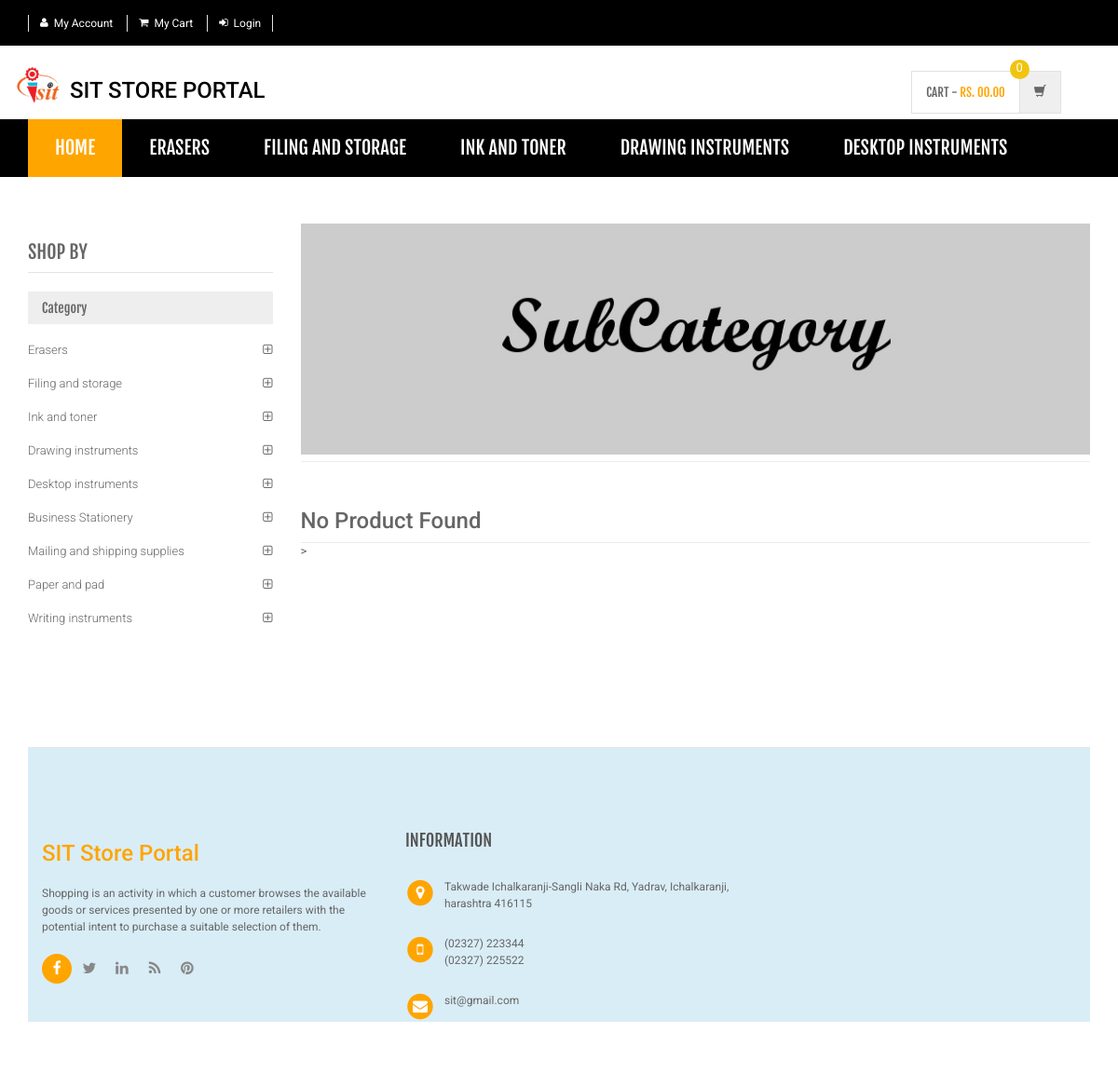
Page /sub-category.php on the committed database.
### tables this page shows
CREATE TABLE `category` (
  `id` int(11) NOT NULL,
  `categoryName` varchar(255) DEFAULT NULL,
  `categoryDescription` longtext DEFAULT NULL,
  `creationDate` timestamp NOT NULL DEFAULT current_timestamp(),
  `updationDate` varchar(255) DEFAULT NULL
);

### sub-category.php (the view, shortened to what this page needs)
<?php
include('includes/config.php');
$cid=intval($_GET['scid']);
?>
<!DOCTYPE html>
<html lang="en">
	<head>
	    <link rel="stylesheet" href="assets/css/bootstrap.min.css">
	    <link rel="stylesheet" href="assets/css/main.css">
	    <link rel="stylesheet" href="assets/css/green.css">
	    <link rel="stylesheet" href="assets/css/owl.carousel.css">
		<link rel="stylesheet" href="assets/css/owl.transitions.css">
		<link href="assets/css/lightbox.css" rel="stylesheet">
		<link rel="stylesheet" href="assets/css/animate.min.css">
		<link rel="stylesheet" href="assets/css/rateit.css">
		<link rel="stylesheet" href="assets/css/bootstrap-select.min.css">
		<link rel="stylesheet" href="assets/css/config.css">
		<link href="assets/css/green.css" rel="alternate stylesheet" title="Green color">
		<link href="assets/css/blue.css" rel="alternate stylesheet" title="Blue color">
		<link href="assets/css/red.css" rel="alternate stylesheet" title="Red color">
		<link href="assets/css/orange.css" rel="alternate stylesheet" title="Orange color">
		<link href="assets/css/dark-green.css" rel="alternate stylesheet" title="Darkgreen color">
		<link rel="stylesheet" href="assets/css/font-awesome.min.css">
	</head>
    <body class="cnt-home">
<header class="header-style-1">
<?php include('includes/top-header.php');?>
<?php include('includes/main-header.php');?>
<?php include('includes/menu-bar.php');?>
</header>
<div class="body-content outer-top-xs">
	<div class='container'>
		<div class='row outer-bottom-sm'>
			<div class='col-md-3 sidebar'>
	                       <div class="sidebar-module-container">
	            	<h3 class="section-title">shop by</h3>
	            	<div class="sidebar-filter">
<div class="sidebar-widget wow fadeInUp outer-bottom-xs ">
	<div class="widget-header m-t-20">
		<h4 class="widget-title">Category</h4>
	</div>
	<div class="sidebar-widget-body m-t-10">
	         <?php $sql=mysqli_query($con,"select id,categoryName  from category");
while($row=mysqli_fetch_array($sql))
{
    ?>
		<div class="accordion">
	    	<div class="accordion-group">
	            <div class="accordion-heading">
	                <a href="category.php?cid=<?php echo $row['id'];?>"  class="accordion-toggle collapsed">
	                   <?php echo $row['categoryName'];?>
	                </a>
	            </div>
	        </div>
	    </div>
	    <?php } ?>
	</div>
</div>
	            	</div>
	            </div>
            </div>
			<div class='col-md-9'>
	<div id="category" class="category-carousel hidden-xs">
		<div class="item">
			<div class="image">
				<img src="assets/images/banners/cat-banner-2.jpg" alt="" class="img-responsive">
			</div>
		</div>
</div>
				<div class="search-result-container">
					<div id="myTabContent" class="tab-content">
						<div class="tab-pane active " id="grid-container">
							<div class="category-product  inner-top-vs">
								<div class="row">
			<?php
$ret=mysqli_query($con,"select * from products where subCategory='$cid'");
$num=mysqli_num_rows($ret);
if($num>0)
{
while ($row=mysqli_fetch_array($ret))
{?>
		<div class="col-sm-6 col-md-4 wow fadeInUp">
			<div class="products">
	<div class="product">
		<div class="product-image">
			<div class="image">
				<a href="product-details.php?pid=<?php echo htmlentities($row['id']);?>"><img  src="assets/images/blank.gif" data-echo="admin/productimages/<?php echo htmlentities($row['id']);?>/<?php echo htmlentities($row['productImage1']);?>" alt="" width="200" height="300"></a>
			</div>
		</div>
		<div class="product-info text-left">
			<h3 class="name"><a href="product-details.php?pid=<?php echo htmlentities($row['id']);?>"><?php echo htmlentities($row['productName']);?></a></h3>
			<div class="rating rateit-small"></div>
			<div class="description"></div>
			<div class="product-price">
				<span class="price">
					Rs. <?php echo htmlentities($row['productPrice']);?>			</span>
										     <span class="price-before-discount">Rs. <?php echo htmlentities($row['productPriceBeforeDiscount']);?></span>
			</div>
		</div>
					<div class="cart clearfix animate-effect">
				<div class="action">
					<ul class="list-unstyled">
						<li class="add-cart-button btn-group">
						<?php if($row['productAvailability']=='In Stock'){?>
										<button class="btn btn-primary icon" data-toggle="dropdown" type="button">
								<i class="fa fa-shopping-cart"></i>
							</button>
							<a href="category.php?page=product&action=add&id=<?php echo $row['id']; ?>">
							<button class="btn btn-primary" type="button">Add to cart</button></a>
								<?php } else {?>
							<div class="action" style="color:red">Out of Stock</div>
					<?php } ?>
						</li>
		                <li class="lnk wishlist">
							<a class="add-to-cart" href="category.php?pid=<?php echo htmlentities($row['id'])?>&&action=wishlist" title="Wishlist">
								 <i class="icon fa fa-heart"></i>
							</a>
						</li>
					</ul>
				</div>
			</div>
			</div>
			</div>
		</div>
	  <?php } } else {?>
		<div class="col-sm-6 col-md-4 wow fadeInUp"> <h3>No Product Found</h3>
		</div>
<?php } ?>
										</div>
							</div>>
						</div>
				</div>
			</div>
		</div></div>
</div>
</div>
<?php include('includes/footer.php');?>
</body>
</html>

### includes/menu-bar.php (shortened to what this page needs)
<div class="header-nav animate-dropdown " style="background-color: black">
    <div class="container">
        <div class="yamm navbar navbar-default" role="navigation">
            <div class="nav-bg-class">
                <div class="navbar-collapse collapse" id="mc-horizontal-menu-collapse">
	<div class="nav-outer">
		<ul class="nav navbar-nav">
			<li class="active dropdown yamm-fw">
				<a href="index.php" data-hover="dropdown" class="dropdown-toggle">Home</a>
			</li>
             <?php $sql=mysqli_query($con,"select id,categoryName  from category limit 5");
while($row=mysqli_fetch_array($sql))
{
    ?>
			<li class="dropdown yamm">
				<a href="category.php?cid=<?php echo $row['id'];?>"> <?php echo $row['categoryName'];?></a>
			</li>
			<?php } ?>
		</ul>
		<div class="clearfix"></div>
	</div>
</div>
            </div>
        </div>
    </div>
</div>

### assets/css/green.css (style rules this page uses)
a { color: orange; }
.header-style-1 .header-nav { background: orange; }
.cnt-home .header-style-1 .header-nav .navbar .navbar-nav > li.active { background: orange; }
.sidebar .sidebar-module-container .sidebar-widget .sidebar-widget-body .accordion .accordion-group .accordion-heading .accordion-toggle, .sidebar .sidebar-module-container .sidebar-widget .sidebar-widget-body .accordion .accordion-group .accordion-heading .accordion-toggle:hover, .sidebar .sidebar-module-container .sidebar-widget .sidebar-widget-body .accordion .accordion-group .accordion-heading .accordion-toggle:focus, .sidebar .sidebar-module-container .sidebar-widget .sidebar-widget-body .accordion .accordion-group .accordion-heading .accordion-toggle:after { color: orange; }

### assets/css/lightbox.css (style rules this page uses)
body:after { content: url(../images/close.png) url(../images/loading.gif) url(../images/prev.png) url(../images/next.png); display: none; }

### assets/css/blue.css (style rules this page uses)
a { color: #3498db; }
.header-style-1 .header-nav { background: #3498db; }
.cnt-home .header-style-1 .header-nav .navbar .navbar-nav > li.active { background: #1d6ca1; }
.sidebar .sidebar-module-container .sidebar-widget .sidebar-widget-body .accordion .accordion-group .accordion-heading .accordion-toggle, .sidebar .sidebar-module-container .sidebar-widget .sidebar-widget-body .accordion .accordion-group .accordion-heading .accordion-toggle:hover, .sidebar .sidebar-module-container .sidebar-widget .sidebar-widget-body .accordion .accordion-group .accordion-heading .accordion-toggle:focus, .sidebar .sidebar-module-container .sidebar-widget .sidebar-widget-body .accordion .accordion-group .accordion-heading .accordion-toggle:after { color: #3498db; }

### assets/css/red.css (style rules this page uses)
a { color: #ff6c6c; }
.header-style-1 .header-nav { background: #ff6c6c; }
.cnt-home .header-style-1 .header-nav .navbar .navbar-nav > li.active { background: #ff1a1a; }
.sidebar .sidebar-module-container .sidebar-widget .sidebar-widget-body .accordion .accordion-group .accordion-heading .accordion-toggle, .sidebar .sidebar-module-container .sidebar-widget .sidebar-widget-body .accordion .accordion-group .accordion-heading .accordion-toggle:hover, .sidebar .sidebar-module-container .sidebar-widget .sidebar-widget-body .accordion .accordion-group .accordion-heading .accordion-toggle:focus, .sidebar .sidebar-module-container .sidebar-widget .sidebar-widget-body .accordion .accordion-group .accordion-heading .accordion-toggle:after { color: #ff6c6c; }

### assets/css/orange.css (style rules this page uses)
a { color: #f39c12; }
.header-style-1 .header-nav { background: #f39c12; }
.cnt-home .header-style-1 .header-nav .navbar .navbar-nav > li.active { background: #ab6c09; }
.sidebar .sidebar-module-container .sidebar-widget .sidebar-widget-body .accordion .accordion-group .accordion-heading .accordion-toggle, .sidebar .sidebar-module-container .sidebar-widget .sidebar-widget-body .accordion .accordion-group .accordion-heading .accordion-toggle:hover, .sidebar .sidebar-module-container .sidebar-widget .sidebar-widget-body .accordion .accordion-group .accordion-heading .accordion-toggle:focus, .sidebar .sidebar-module-container .sidebar-widget .sidebar-widget-body .accordion .accordion-group .accordion-heading .accordion-toggle:after { color: #f39c12; }

### assets/css/dark-green.css (style rules this page uses)
a { color: #12cca7; }
.header-style-1 .header-nav { background: #12cca7; }
.cnt-home .header-style-1 .header-nav .navbar .navbar-nav > li.active { background: #0b816a; }
.sidebar .sidebar-module-container .sidebar-widget .sidebar-widget-body .accordion .accordion-group .accordion-heading .accordion-toggle, .sidebar .sidebar-module-container .sidebar-widget .sidebar-widget-body .accordion .accordion-group .accordion-heading .accordion-toggle:hover, .sidebar .sidebar-module-container .sidebar-widget .sidebar-widget-body .accordion .accordion-group .accordion-heading .accordion-toggle:focus, .sidebar .sidebar-module-container .sidebar-widget .sidebar-widget-body .accordion .accordion-group .accordion-heading .accordion-toggle:after { color: #12cca7; }

### rows in the picture
category: categoryName "ERASERS", categoryName "Erasers"
category: categoryName "FILING AND STORAGE", categoryName "Filing and storage"
category: categoryName "INK AND TONER", categoryName "Ink and toner"
category: categoryName "DRAWING INSTRUMENTS", categoryName "Drawing instruments"
category: categoryName "DESKTOP INSTRUMENTS", categoryName "Desktop instruments"
category: categoryName "Business Stationery"
category: categoryName "Mailing and shipping supplies"
category: categoryName "Paper and pad"
category: categoryName "Writing instruments"
